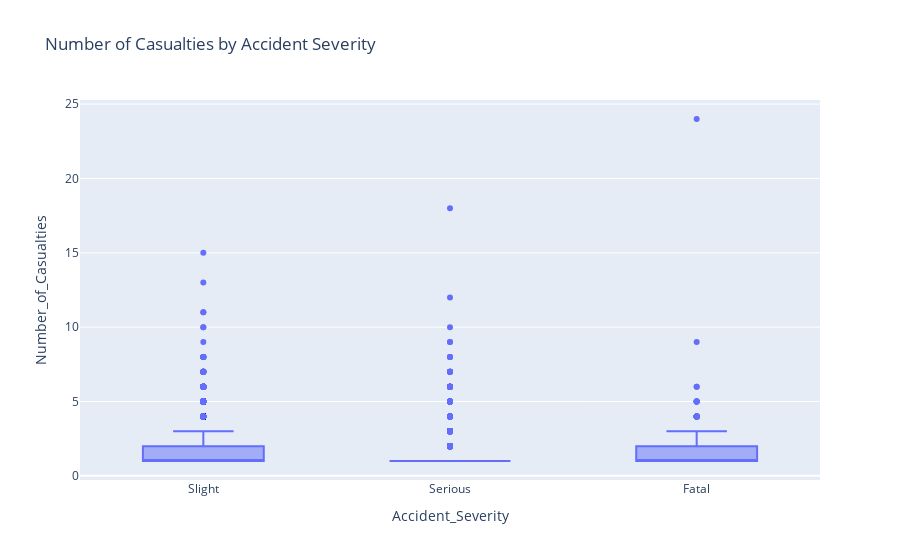

Here is the notebook cell this chart was saved with:
### Markdown cell above
Number of Casualties by Accident Severity

### Code cell
fig = px.box(df, 
             x="Accident_Severity", 
             y="Number_of_Casualties", 
             title="Number of Casualties by Accident Severity")
fig.show()

### Figure 1 — Plotly figure (JSON) as saved in the notebook; plotly's stock layout.template omitted (floating-point values rounded to 4 significant figures; data arrays with more than 128 entries replaced by an {"elided": "..."} marker saying what was removed)
{"data": [{"alignmentgroup": "True", "hovertemplate": "Accident_Severity=%{x}<br>Number_of_Casualties=%{y}<extra></extra>", "legendgroup": "", "marker": {"color": "#636efa"}, "name": "", "notched": false, "offsetgroup": "", "orientation": "v", "showlegend": false, "type": "box", "x": {"elided": "31494 str values"}, "x0": " ", "xaxis": "x", "y": {"elided": "31494 int values"}, "y0": " ", "yaxis": "y"}], "layout": {"boxmode": "group", "legend": {"tracegroupgap": 0}, "title": {"text": "Number of Casualties by Accident Severity"}, "xaxis": {"anchor": "y", "domain": [0, 1], "title": {"text": "Accident_Severity"}}, "yaxis": {"anchor": "x", "domain": [0, 1], "title": {"text": "Number_of_Casualties"}}}}
